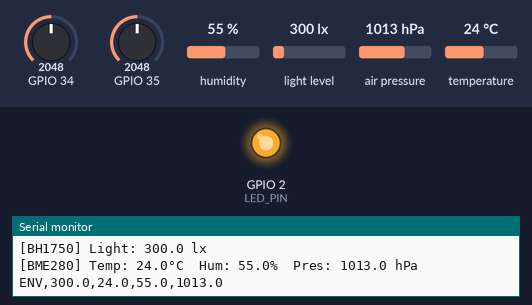
Simulated run of this sketch. Board: ESP32. Shown: output pins drawn as LEDs (lit = HIGH), the last lines printed to the serial monitor. Dashed ring = blinking. The test bench sets the inputs (shaded band); at power-on: GPIO 34 = 2048, GPIO 35 = 2048, humidity 55 %, light level 300 lx, air pressure 1013 hPa, temperature 24 °C (analog values on the 0–4095 scale).

Above: at 1.21 s.
At 1.7 s:
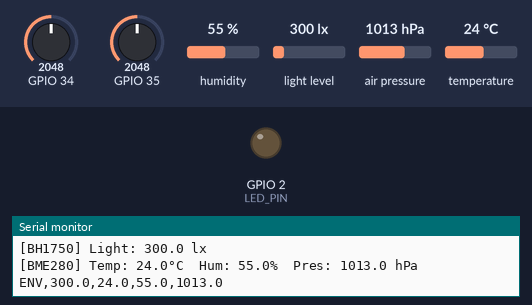
1.8 s: GPIO 34 set to 2205
At 2.21 s:
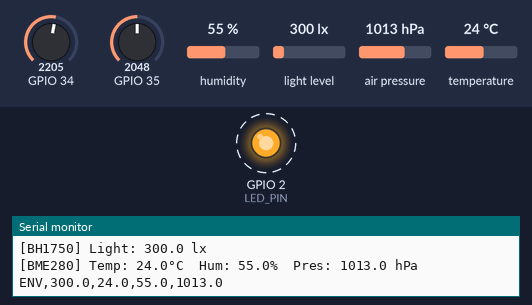
5.3 s: GPIO 34 set to 2312
Timing chart, 0 to 18.3 s (numbered marks = the images above; inputs shaded):
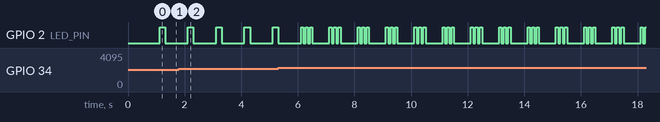

Measured:
- by itself, GPIO 2 (LED_PIN): repeats every 1.0 s: 2 × (HIGH 0.08 s, LOW 0.08 s), HIGH 0.08 s, LOW 0.60 s

The sketch:

Tester.ino
```cpp
#include <Wire.h>
#include <BH1750.h>
#include <Adafruit_Sensor.h>
#include <Adafruit_BME280.h>

// ─── CONFIGURATION ───────────────────────────
#define LED_PIN          2
#define SDA_PIN         21
#define SCL_PIN         22
#define SDA_PIN_2       16   // BME280 dedicated bus
#define SCL_PIN_2       17   // BME280 dedicated bus
#define READ_INTERVAL_MS 1000
#define NUM_SAMPLES      10
#define SAMPLE_DELAY_MS   5
#define THRESHOLD_DRY    30
#define THRESHOLD_WET    70

// ── Soil sensor definitions ──
struct Sensor {
  const char *name;
  int pin;
  int dryVal;
  int wetVal;
};

Sensor sensors[] = {
  {"v1.2", 34, 2650, 1300},
  {"v2.0", 35, 3500, 1100},
};
const int NUM_SENSORS = sizeof(sensors) / sizeof(sensors[0]);

// ── I2C peripherals ──
TwoWire I2C_BME = TwoWire(1);   // second I2C bus instance for BME280

BH1750         lightMeter;
Adafruit_BME280 bme;
bool bh1750_ok  = false;
bool bme280_ok  = false;
// ─────────────────────────────────────────────

// ─── HELPERS ─────────────────────────────────
int readAveraged(int pin) {
  long sum = 0;
  for (int i = 0; i < NUM_SAMPLES; i++) {
    sum += analogRead(pin);
    delay(SAMPLE_DELAY_MS);
  }
  return (int)(sum / NUM_SAMPLES);
}

float toPercent(int raw, int dryVal, int wetVal) {
  raw = constrain(raw, wetVal, dryVal);
  float pct = (float)(dryVal - raw) / (float)(dryVal - wetVal) * 100.0;
  return constrain(pct, 0.0, 100.0);
}

const char *getStatus(float pct) {
  if (pct < THRESHOLD_DRY) return "DRY";
  if (pct > THRESHOLD_WET) return "WET";
  return "OK";
}

// ─── SETUP ───────────────────────────────────
void setup() {
  Serial.begin(115200);
  delay(500);

  pinMode(LED_PIN, OUTPUT);
  digitalWrite(LED_PIN, LOW);

  analogReadResolution(12);
  analogSetAttenuation(ADC_11db);

  // Bus 0 — BH1750 (GPIO21/22)
  Wire.begin(SDA_PIN, SCL_PIN);

  // Bus 1 — BME280 (GPIO16/17)
  I2C_BME.begin(SDA_PIN_2, SCL_PIN_2);

  // BH1750 on default Wire bus
  bh1750_ok = lightMeter.begin(BH1750::CONTINUOUS_HIGH_RES_MODE);

  // BME280 on dedicated I2C_BME bus
  bme280_ok = bme.begin(0x76, &I2C_BME);
  if (!bme280_ok) bme280_ok = bme.begin(0x77, &I2C_BME); // try alt address

  Serial.println();
  Serial.println("=========================================");
  Serial.println("  ESP32 Soil + Environment Monitor");
  Serial.println("=========================================");
  for (int i = 0; i < NUM_SENSORS; i++) {
    Serial.print("  Soil  "); Serial.print(sensors[i].name);
    Serial.print(" → GPIO"); Serial.print(sensors[i].pin);
    Serial.print("  dry="); Serial.print(sensors[i].dryVal);
    Serial.print("  wet="); Serial.println(sensors[i].wetVal);
  }
  Serial.print("  BH1750  → I2C bus 0 (SDA=21 SCL=22) : ");
  Serial.println(bh1750_ok ? "OK" : "NOT FOUND");
  Serial.print("  BME280  → I2C bus 1 (SDA=16 SCL=17) : ");
  Serial.println(bme280_ok ? "OK" : "NOT FOUND");
  Serial.println("-----------------------------------------");
  Serial.println("  Format: DATA,<name>,<raw>,<pct>,<status>");
  Serial.println("          ENV,<lux>,<tempC>,<hum%>,<hPa>");
  Serial.println("=========================================");
  Serial.println();
}

// ─── LOOP ────────────────────────────────────
unsigned long lastRead = 0;

void loop() {
  unsigned long now = millis();
  if (now - lastRead < READ_INTERVAL_MS) return;
  lastRead = now;

  bool anyDry = false;

  // ── Soil sensors ──
  for (int i = 0; i < NUM_SENSORS; i++) {
    int raw         = readAveraged(sensors[i].pin);
    float pct       = toPercent(raw, sensors[i].dryVal, sensors[i].wetVal);
    const char *status = getStatus(pct);

    if (pct < THRESHOLD_DRY) anyDry = true;

    // Human-readable
    Serial.print("["); Serial.print(sensors[i].name); Serial.print("] ");
    Serial.print("Moisture: "); Serial.print(pct, 1);
    Serial.print("%  Raw: "); Serial.print(raw);
    Serial.print("  Status: "); Serial.println(status);

    // Machine-parseable
    Serial.print("DATA,"); Serial.print(sensors[i].name);
    Serial.print(","); Serial.print(raw);
    Serial.print(","); Serial.print(pct, 1);
    Serial.print(","); Serial.println(status);
  }

  // ── Environment ──
  float lux  = bh1750_ok ? lightMeter.readLightLevel() : -1;
  float temp = bme280_ok ? bme.readTemperature()        : -1;
  float hum  = bme280_ok ? bme.readHumidity()           : -1;
  float pres = bme280_ok ? bme.readPressure() / 100.0F  : -1;

  // Human-readable
  if (bh1750_ok) { Serial.print("[BH1750] Light: "); Serial.print(lux, 1); Serial.println(" lx"); }
  else           { Serial.println("[BH1750] NOT FOUND"); }
  if (bme280_ok) {
    Serial.print("[BME280] Temp: "); Serial.print(temp, 1); Serial.print("°C  ");
    Serial.print("Hum: ");  Serial.print(hum, 1);  Serial.print("%  ");
    Serial.print("Pres: "); Serial.print(pres, 1); Serial.println(" hPa");
  } else { Serial.println("[BME280] NOT FOUND"); }

  // Machine-parseable
  Serial.print("ENV,");
  Serial.print(lux,  1); Serial.print(",");
  Serial.print(temp, 1); Serial.print(",");
  Serial.print(hum,  1); Serial.print(",");
  Serial.println(pres, 1);

  Serial.println();

  // LED blink
  if (anyDry) {
    for (int b = 0; b < 3; b++) {
      digitalWrite(LED_PIN, HIGH); delay(80);
      digitalWrite(LED_PIN, LOW);  delay(80);
    }
  } else {
    digitalWrite(LED_PIN, HIGH); delay(200);
    digitalWrite(LED_PIN, LOW);
  }
}
```
